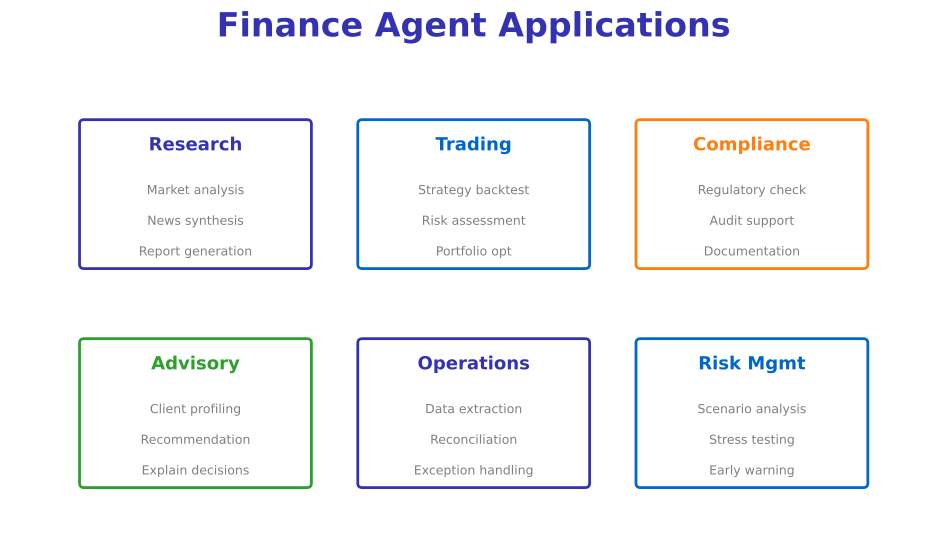

This chart was generated by the following Python code:
"""
Finance Agent Use Cases
Week 11 - Domain Applications
"""

from pathlib import Path

import matplotlib.patches as mpatches
import matplotlib.pyplot as plt
import numpy as np
from matplotlib.patches import FancyBboxPatch

plt.rcParams.update(
    {
        "font.size": 24,
        "axes.labelsize": 24,
        "axes.titlesize": 26,
        "figure.figsize": (10, 6),
        "figure.dpi": 150,
        "font.family": "sans-serif",
    }
)

MLPURPLE = "#3333B2"
MLBLUE = "#0066CC"
MLORANGE = "#FF7F0E"
MLGREEN = "#2CA02C"
MLGRAY = "#7F7F7F"

fig, ax = plt.subplots(figsize=(10, 6))
ax.set_xlim(0, 10)
ax.set_ylim(0, 6)
ax.axis("off")

ax.text(
    5,
    5.7,
    "Finance Agent Applications",
    fontsize=24,
    fontweight="bold",
    ha="center",
    color=MLPURPLE,
)

# Use cases in a grid
use_cases = [
    (2.0, 4.0, "Research", MLPURPLE, ["Market analysis", "News synthesis", "Report generation"]),
    (5.0, 4.0, "Trading", MLBLUE, ["Strategy backtest", "Risk assessment", "Portfolio opt"]),
    (8.0, 4.0, "Compliance", MLORANGE, ["Regulatory check", "Audit support", "Documentation"]),
    (2.0, 1.5, "Advisory", MLGREEN, ["Client profiling", "Recommendation", "Explain decisions"]),
    (5.0, 1.5, "Operations", MLPURPLE, ["Data extraction", "Reconciliation", "Exception handling"]),
    (8.0, 1.5, "Risk Mgmt", MLBLUE, ["Scenario analysis", "Stress testing", "Early warning"]),
]

for x, y, name, color, features in use_cases:
    box = FancyBboxPatch(
        (x - 1.2, y - 0.9),
        2.4,
        1.6,
        boxstyle="round,pad=0.05",
        facecolor="white",
        edgecolor=color,
        linewidth=2,
    )
    ax.add_patch(box)
    ax.text(x, y + 0.4, name, fontsize=13, ha="center", fontweight="bold", color=color)
    for i, feat in enumerate(features):
        ax.text(x, y - 0.1 - i * 0.35, feat, fontsize=9, ha="center", color=MLGRAY)

plt.tight_layout()
plt.savefig(Path(__file__).parent / "finance_agents.pdf", dpi=300, bbox_inches="tight", facecolor="white")
plt.close()
print(f"Chart saved to {Path(__file__).parent / 'finance_agents.pdf'}")
